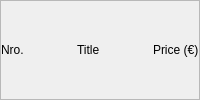
           <widget class="QFrame" name="frame_2">
            <property name="frameShape">
             <enum>QFrame::StyledPanel</enum>
            </property>
            <property name="frameShadow">
             <enum>QFrame::Raised</enum>
            </property>
            <layout class="QHBoxLayout" name="horizontalLayout_5" stretch="7,7,5">
             <property name="spacing">
              <number>20</number>
             </property>
             <property name="leftMargin">
              <number>0</number>
             </property>
             <property name="topMargin">
              <number>0</number>
             </property>
             <property name="rightMargin">
              <number>0</number>
             </property>
             <property name="bottomMargin">
              <number>0</number>
             </property>
             <item>
              <widget class="QLabel" name="nroProducto">
               <property name="text">
                <string>Nro.</string>
               </property>
              </widget>
             </item>
             <item>
              <widget class="QLabel" name="TitleProduct">
               <property name="text">
                <string>Title</string>
               </property>
              </widget>
             </item>
             <item>
              <widget class="QLabel" name="priceProduct">
               <property name="sizePolicy">
                <sizepolicy hsizetype="Preferred" vsizetype="Preferred">
                 <horstretch>0</horstretch>
                 <verstretch>0</verstretch>
                </sizepolicy>
               </property>
               <property name="maximumSize">
                <size>
                 <width>16777215</width>
                 <height>16777215</height>
                </size>
               </property>
               <property name="text">
                <string>Price (€)</string>
               </property>
              </widget>
             </item>
            </layout>
           </widget>
